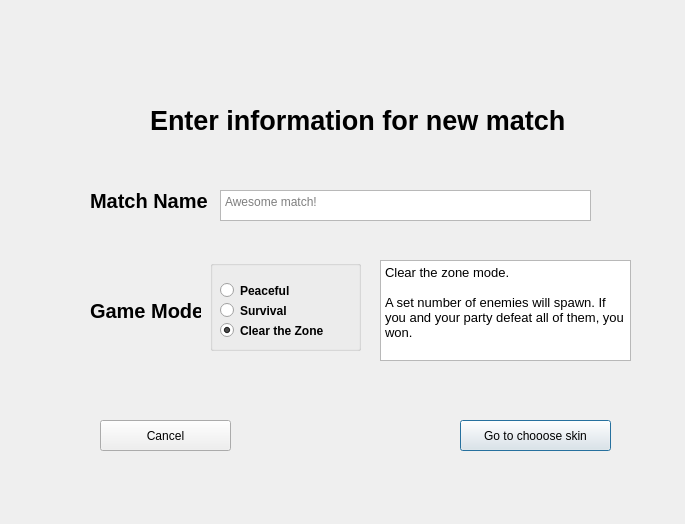
<?xml version="1.0" encoding="UTF-8"?>
<ui version="4.0">
 <class>CreateMatch</class>
 <widget class="QDialog" name="CreateMatch">
  <property name="geometry">
   <rect>
    <x>0</x>
    <y>0</y>
    <width>685</width>
    <height>524</height>
   </rect>
  </property>
  <property name="windowTitle">
   <string>Dialog</string>
  </property>
  <widget class="QLabel" name="main_title">
   <property name="geometry">
    <rect>
     <x>150</x>
     <y>70</y>
     <width>421</width>
     <height>101</height>
    </rect>
   </property>
   <property name="font">
    <font>
     <pointsize>20</pointsize>
     <bold>true</bold>
    </font>
   </property>
   <property name="text">
    <string>Enter information for new match</string>
   </property>
  </widget>
  <widget class="QLabel" name="match_name">
   <property name="geometry">
    <rect>
     <x>90</x>
     <y>190</y>
     <width>131</width>
     <height>21</height>
    </rect>
   </property>
   <property name="font">
    <font>
     <pointsize>15</pointsize>
     <bold>true</bold>
    </font>
   </property>
   <property name="text">
    <string>Match Name</string>
   </property>
  </widget>
  <widget class="QLabel" name="mode_label">
   <property name="geometry">
    <rect>
     <x>90</x>
     <y>300</y>
     <width>111</width>
     <height>21</height>
    </rect>
   </property>
   <property name="font">
    <font>
     <pointsize>15</pointsize>
     <bold>true</bold>
    </font>
   </property>
   <property name="text">
    <string>Game Mode</string>
   </property>
  </widget>
  <widget class="QPushButton" name="choose_skin">
   <property name="geometry">
    <rect>
     <x>460</x>
     <y>420</y>
     <width>151</width>
     <height>31</height>
    </rect>
   </property>
   <property name="text">
    <string>Go to chooose skin</string>
   </property>
  </widget>
  <widget class="QPushButton" name="cancel">
   <property name="geometry">
    <rect>
     <x>100</x>
     <y>420</y>
     <width>131</width>
     <height>31</height>
    </rect>
   </property>
   <property name="text">
    <string>Cancel</string>
   </property>
  </widget>
  <widget class="QTextEdit" name="match_name_input">
   <property name="geometry">
    <rect>
     <x>220</x>
     <y>190</y>
     <width>371</width>
     <height>31</height>
    </rect>
   </property>
   <property name="html">
    <string>&lt;!DOCTYPE HTML PUBLIC &quot;-//W3C//DTD HTML 4.0//EN&quot; &quot;http://www.w3.org/TR/REC-html40/strict.dtd&quot;&gt;
&lt;html&gt;&lt;head&gt;&lt;meta name=&quot;qrichtext&quot; content=&quot;1&quot; /&gt;&lt;meta charset=&quot;utf-8&quot; /&gt;&lt;style type=&quot;text/css&quot;&gt;
p, li { white-space: pre-wrap; }
hr { height: 1px; border-width: 0; }
li.unchecked::marker { content: &quot;\2610&quot;; }
li.checked::marker { content: &quot;\2612&quot;; }
&lt;/style&gt;&lt;/head&gt;&lt;body style=&quot; font-family:'Ubuntu'; font-size:10pt; font-weight:400; font-style:normal;&quot;&gt;
&lt;p style=&quot;-qt-paragraph-type:empty; margin-top:0px; margin-bottom:0px; margin-left:0px; margin-right:0px; -qt-block-indent:0; text-indent:0px;&quot;&gt;&lt;br /&gt;&lt;/p&gt;&lt;/body&gt;&lt;/html&gt;</string>
   </property>
   <property name="placeholderText">
    <string>Awesome match!</string>
   </property>
  </widget>
  <widget class="QTextBrowser" name="mode_description">
   <property name="geometry">
    <rect>
     <x>380</x>
     <y>260</y>
     <width>251</width>
     <height>101</height>
    </rect>
   </property>
   <property name="html">
    <string>&lt;!DOCTYPE HTML PUBLIC &quot;-//W3C//DTD HTML 4.0//EN&quot; &quot;http://www.w3.org/TR/REC-html40/strict.dtd&quot;&gt;
&lt;html&gt;&lt;head&gt;&lt;meta name=&quot;qrichtext&quot; content=&quot;1&quot; /&gt;&lt;meta charset=&quot;utf-8&quot; /&gt;&lt;style type=&quot;text/css&quot;&gt;
p, li { white-space: pre-wrap; }
hr { height: 1px; border-width: 0; }
li.unchecked::marker { content: &quot;\2610&quot;; }
li.checked::marker { content: &quot;\2612&quot;; }
&lt;/style&gt;&lt;/head&gt;&lt;body style=&quot; font-family:'Ubuntu'; font-size:10pt; font-weight:400; font-style:normal;&quot;&gt;
&lt;p style=&quot; margin-top:0px; margin-bottom:0px; margin-left:0px; margin-right:0px; -qt-block-indent:0; text-indent:0px;&quot;&gt;Clear the zone mode.&lt;/p&gt;
&lt;p style=&quot;-qt-paragraph-type:empty; margin-top:0px; margin-bottom:0px; margin-left:0px; margin-right:0px; -qt-block-indent:0; text-indent:0px;&quot;&gt;&lt;br /&gt;&lt;/p&gt;
&lt;p style=&quot; margin-top:0px; margin-bottom:0px; margin-left:0px; margin-right:0px; -qt-block-indent:0; text-indent:0px;&quot;&gt;A set number of enemies will spawn. If you and your party defeat all of them, you won.&lt;/p&gt;&lt;/body&gt;&lt;/html&gt;</string>
   </property>
  </widget>
  <widget class="QGroupBox" name="game_mode_box">
   <property name="geometry">
    <rect>
     <x>210</x>
     <y>260</y>
     <width>151</width>
     <height>91</height>
    </rect>
   </property>
   <property name="title">
    <string/>
   </property>
   <widget class="QRadioButton" name="survival">
    <property name="geometry">
     <rect>
      <x>10</x>
      <y>40</y>
      <width>121</width>
      <height>21</height>
     </rect>
    </property>
    <property name="font">
     <font>
      <bold>true</bold>
     </font>
    </property>
    <property name="text">
     <string>Survival</string>
    </property>
   </widget>
   <widget class="QRadioButton" name="clear_the_zone">
    <property name="geometry">
     <rect>
      <x>10</x>
      <y>60</y>
      <width>131</width>
      <height>21</height>
     </rect>
    </property>
    <property name="font">
     <font>
      <bold>true</bold>
     </font>
    </property>
    <property name="text">
     <string>Clear the Zone</string>
    </property>
    <property name="checked">
     <bool>true</bool>
    </property>
   </widget>
   <widget class="QRadioButton" name="peaceful">
    <property name="geometry">
     <rect>
      <x>10</x>
      <y>20</y>
      <width>121</width>
      <height>21</height>
     </rect>
    </property>
    <property name="font">
     <font>
      <bold>true</bold>
     </font>
    </property>
    <property name="text">
     <string>Peaceful</string>
    </property>
   </widget>
  </widget>
  <widget class="QLabel" name="background">
   <property name="geometry">
    <rect>
     <x>-70</x>
     <y>0</y>
     <width>851</width>
     <height>531</height>
    </rect>
   </property>
   <property name="text">
    <string/>
   </property>
   <property name="pixmap">
    <pixmap resource="assets.qrc">:/background_40.png</pixmap>
   </property>
   <property name="scaledContents">
    <bool>true</bool>
   </property>
  </widget>
  <zorder>background</zorder>
  <zorder>main_title</zorder>
  <zorder>match_name</zorder>
  <zorder>mode_label</zorder>
  <zorder>choose_skin</zorder>
  <zorder>cancel</zorder>
  <zorder>match_name_input</zorder>
  <zorder>mode_description</zorder>
  <zorder>game_mode_box</zorder>
 </widget>
 <resources>
  <include location="assets.qrc"/>
 </resources>
 <connections/>
</ui>
